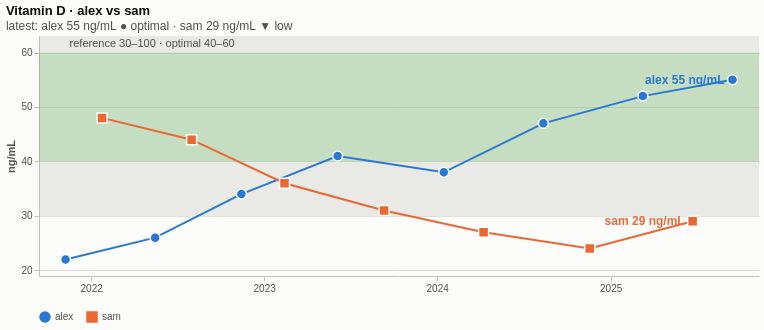

This figure's Vega-Lite source:
### Vega-Lite specification from a JSON file in a GitHub repository (floating-point values rounded to 4 significant figures)
{"$schema": "https://vega.github.io/schema/vega-lite/v6.json", "title": {"text": "Vitamin D · alex vs sam", "subtitle": "latest: alex 55 ng/mL ● optimal · sam 29 ng/mL ▼ low"}, "description": "One marker over time for several people, overlaid.", "config": {"background": "#fcfcfb", "view": {"stroke": null}, "axis": {"labelColor": "#52514e", "titleColor": "#52514e", "gridColor": "#e1e0d9", "domainColor": "#c3c2b7", "tickColor": "#c3c2b7"}, "legend": {"labelColor": "#52514e", "orient": "bottom", "direction": "horizontal"}, "title": {"color": "#0b0b0b", "subtitleColor": "#52514e", "anchor": "start"}}, "width": 720, "height": 240, "data": {"values": [{"person": "alex", "marker": "vitamin-d", "label": "Vitamin D", "unit": "ng/mL", "date": "2021-11-08", "value": 22, "ref_low": 30, "ref_high": 100, "opt_low": 40, "opt_high": 60, "flag": "low", "category": "vitamins", "status": "low", "glyph": "▼", "status_label": "▼ low", "value_label": "22 ng/mL", "value_text": "22", "out": 1, "y_lo": 18.96, "y_hi": 63.04, "ref_y": 30, "ref_y2": 63.04, "opt_y": 40, "opt_y2": 60, "ref_label": "reference 30–100", "opt_label": "optimal 40–60", "band_note": "reference 30–100 · optimal 40–60", "x_lo": "2021-09-13", "x_hi": "2025-11-10"}, {"person": "alex", "marker": "vitamin-d", "label": "Vitamin D", "unit": "ng/mL", "date": "2022-05-16", "value": 26, "ref_low": 30, "ref_high": 100, "opt_low": 40, "opt_high": 60, "flag": "low", "category": "vitamins", "status": "low", "glyph": "▼", "status_label": "▼ low", "value_label": "26 ng/mL", "value_text": "26", "out": 1, "y_lo": 18.96, "y_hi": 63.04, "ref_y": 30, "ref_y2": 63.04, "opt_y": 40, "opt_y2": 60, "ref_label": "reference 30–100", "opt_label": "optimal 40–60", "band_note": "reference 30–100 · optimal 40–60", "x_lo": "2021-09-13", "x_hi": "2025-11-10"}, {"person": "alex", "marker": "vitamin-d", "label": "Vitamin D", "unit": "ng/mL", "date": "2022-11-14", "value": 34, "ref_low": 30, "ref_high": 100, "opt_low": 40, "opt_high": 60, "flag": "normal", "category": "vitamins", "status": "suboptimal", "glyph": "◐", "status_label": "◐ suboptimal", "value_label": "34 ng/mL", "value_text": "34", "out": 0, "y_lo": 18.96, "y_hi": 63.04, "ref_y": 30, "ref_y2": 63.04, "opt_y": 40, "opt_y2": 60, "ref_label": "reference 30–100", "opt_label": "optimal 40–60", "band_note": "reference 30–100 · optimal 40–60", "x_lo": "2021-09-13", "x_hi": "2025-11-10"}, {"person": "alex", "marker": "vitamin-d", "label": "Vitamin D", "unit": "ng/mL", "date": "2023-06-05", "value": 41, "ref_low": 30, "ref_high": 100, "opt_low": 40, "opt_high": 60, "flag": "normal", "category": "vitamins", "status": "optimal", "glyph": "●", "status_label": "● optimal", "value_label": "41 ng/mL", "value_text": "41", "out": 0, "y_lo": 18.96, "y_hi": 63.04, "ref_y": 30, "ref_y2": 63.04, "opt_y": 40, "opt_y2": 60, "ref_label": "reference 30–100", "opt_label": "optimal 40–60", "band_note": "reference 30–100 · optimal 40–60", "x_lo": "2021-09-13", "x_hi": "2025-11-10"}, {"person": "alex", "marker": "vitamin-d", "label": "Vitamin D", "unit": "ng/mL", "date": "2024-01-15", "value": 38, "ref_low": 30, "ref_high": 100, "opt_low": 40, "opt_high": 60, "flag": "normal", "category": "vitamins", "status": "suboptimal", "glyph": "◐", "status_label": "◐ suboptimal", "value_label": "38 ng/mL", "value_text": "38", "out": 0, "y_lo": 18.96, "y_hi": 63.04, "ref_y": 30, "ref_y2": 63.04, "opt_y": 40, "opt_y2": 60, "ref_label": "reference 30–100", "opt_label": "optimal 40–60", "band_note": "reference 30–100 · optimal 40–60", "x_lo": "2021-09-13", "x_hi": "2025-11-10"}, {"person": "alex", "marker": "vitamin-d", "label": "Vitamin D", "unit": "ng/mL", "date": "2024-08-12", "value": 47, "ref_low": 30, "ref_high": 100, "opt_low": 40, "opt_high": 60, "flag": "normal", "category": "vitamins", "status": "optimal", "glyph": "●", "status_label": "● optimal", "value_label": "47 ng/mL", "value_text": "47", "out": 0, "y_lo": 18.96, "y_hi": 63.04, "ref_y": 30, "ref_y2": 63.04, "opt_y": 40, "opt_y2": 60, "ref_label": "reference 30–100", "opt_label": "optimal 40–60", "band_note": "reference 30–100 · optimal 40–60", "x_lo": "2021-09-13", "x_hi": "2025-11-10"}, {"person": "alex", "marker": "vitamin-d", "label": "Vitamin D", "unit": "ng/mL", "date": "2025-03-10", "value": 52, "ref_low": 30, "ref_high": 100, "opt_low": 40, "opt_high": 60, "flag": "normal", "category": "vitamins", "status": "optimal", "glyph": "●", "status_label": "● optimal", "value_label": "52 ng/mL", "value_text": "52", "out": 0, "y_lo": 18.96, "y_hi": 63.04, "ref_y": 30, "ref_y2": 63.04, "opt_y": 40, "opt_y2": 60, "ref_label": "reference 30–100", "opt_label": "optimal 40–60", "band_note": "reference 30–100 · optimal 40–60", "x_lo": "2021-09-13", "x_hi": "2025-11-10"}, {"person": "alex", "marker": "vitamin-d", "label": "Vitamin D", "unit": "ng/mL", "date": "2025-09-15", "value": 55, "ref_low": 30, "ref_high": 100, "opt_low": 40, "opt_high": 60, "flag": "normal", "category": "vitamins", "status": "optimal", "glyph": "●", "status_label": "● optimal", "value_label": "55 ng/mL", "value_text": "55", "out": 0, "y_lo": 18.96, "y_hi": 63.04, "ref_y": 30, "ref_y2": 63.04, "opt_y": 40, "opt_y2": 60, "ref_label": "reference 30–100", "opt_label": "optimal 40–60", "band_note": "reference 30–100 · optimal 40–60", "x_lo": "2021-09-13", "x_hi": "2025-11-10"}, {"person": "sam", "marker": "vitamin-d", "label": "Vitamin D", "unit": "ng/mL", "date": "2022-01-24", "value": 48, "ref_low": 30, "ref_high": 100, "opt_low": 40, "opt_high": 60, "flag": "normal", "category": "vitamins", "status": "optimal", "glyph": "●", "status_label": "● optimal", "value_label": "48 ng/mL", "value_text": "48", "out": 0, "y_lo": 18.96, "y_hi": 63.04, "ref_y": 30, "ref_y2": 63.04, "opt_y": 40, "opt_y2": 60, "ref_label": "reference 30–100", "opt_label": "optimal 40–60", "band_note": "reference 30–100 · optimal 40–60", "x_lo": "2021-09-13", "x_hi": "2025-11-10"}, {"person": "sam", "marker": "vitamin-d", "label": "Vitamin D", "unit": "ng/mL", "date": "2022-08-01", "value": 44, "ref_low": 30, "ref_high": 100, "opt_low": 40, "opt_high": 60, "flag": "normal", "category": "vitamins", "status": "optimal", "glyph": "●", "status_label": "● optimal", "value_label": "44 ng/mL", "value_text": "44", "out": 0, "y_lo": 18.96, "y_hi": 63.04, "ref_y": 30, "ref_y2": 63.04, "opt_y": 40, "opt_y2": 60, "ref_label": "reference 30–100", "opt_label": "optimal 40–60", "band_note": "reference 30–100 · optimal 40–60", "x_lo": "2021-09-13", "x_hi": "2025-11-10"}, {"person": "sam", "marker": "vitamin-d", "label": "Vitamin D", "unit": "ng/mL", "date": "2023-02-13", "value": 36, "ref_low": 30, "ref_high": 100, "opt_low": 40, "opt_high": 60, "flag": "normal", "category": "vitamins", "status": "suboptimal", "glyph": "◐", "status_label": "◐ suboptimal", "value_label": "36 ng/mL", "value_text": "36", "out": 0, "y_lo": 18.96, "y_hi": 63.04, "ref_y": 30, "ref_y2": 63.04, "opt_y": 40, "opt_y2": 60, "ref_label": "reference 30–100", "opt_label": "optimal 40–60", "band_note": "reference 30–100 · optimal 40–60", "x_lo": "2021-09-13", "x_hi": "2025-11-10"}, {"person": "sam", "marker": "vitamin-d", "label": "Vitamin D", "unit": "ng/mL", "date": "2023-09-11", "value": 31, "ref_low": 30, "ref_high": 100, "opt_low": 40, "opt_high": 60, "flag": "normal", "category": "vitamins", "status": "suboptimal", "glyph": "◐", "status_label": "◐ suboptimal", "value_label": "31 ng/mL", "value_text": "31", "out": 0, "y_lo": 18.96, "y_hi": 63.04, "ref_y": 30, "ref_y2": 63.04, "opt_y": 40, "opt_y2": 60, "ref_label": "reference 30–100", "opt_label": "optimal 40–60", "band_note": "reference 30–100 · optimal 40–60", "x_lo": "2021-09-13", "x_hi": "2025-11-10"}, {"person": "sam", "marker": "vitamin-d", "label": "Vitamin D", "unit": "ng/mL", "date": "2024-04-08", "value": 27, "ref_low": 30, "ref_high": 100, "opt_low": 40, "opt_high": 60, "flag": "low", "category": "vitamins", "status": "low", "glyph": "▼", "status_label": "▼ low", "value_label": "27 ng/mL", "value_text": "27", "out": 1, "y_lo": 18.96, "y_hi": 63.04, "ref_y": 30, "ref_y2": 63.04, "opt_y": 40, "opt_y2": 60, "ref_label": "reference 30–100", "opt_label": "optimal 40–60", "band_note": "reference 30–100 · optimal 40–60", "x_lo": "2021-09-13", "x_hi": "2025-11-10"}, {"person": "sam", "marker": "vitamin-d", "label": "Vitamin D", "unit": "ng/mL", "date": "2024-11-18", "value": 24, "ref_low": 30, "ref_high": 100, "opt_low": 40, "opt_high": 60, "flag": "low", "category": "vitamins", "status": "low", "glyph": "▼", "status_label": "▼ low", "value_label": "24 ng/mL", "value_text": "24", "out": 1, "y_lo": 18.96, "y_hi": 63.04, "ref_y": 30, "ref_y2": 63.04, "opt_y": 40, "opt_y2": 60, "ref_label": "reference 30–100", "opt_label": "optimal 40–60", "band_note": "reference 30–100 · optimal 40–60", "x_lo": "2021-09-13", "x_hi": "2025-11-10"}, {"person": "sam", "marker": "vitamin-d", "label": "Vitamin D", "unit": "ng/mL", "date": "2025-06-23", "value": 29, "ref_low": 30, "ref_high": 100, "opt_low": 40, "opt_high": 60, "flag": "low", "category": "vitamins", "status": "low", "glyph": "▼", "status_label": "▼ low", "value_label": "29 ng/mL", "value_text": "29", "out": 1, "y_lo": 18.96, "y_hi": 63.04, "ref_y": 30, "ref_y2": 63.04, "opt_y": 40, "opt_y2": 60, "ref_label": "reference 30–100", "opt_label": "optimal 40–60", "band_note": "reference 30–100 · optimal 40–60", "x_lo": "2021-09-13", "x_hi": "2025-11-10"}]}, "transform": [{"window": [{"op": "row_number", "as": "rn"}], "sort": [{"field": "date", "order": "descending"}], "groupby": ["marker", "person"]}, {"calculate": "datum.rn == 1 ? 1 : 0", "as": "latest"}], "layer": [{"name": "frame", "transform": [{"aggregate": [{"op": "min", "field": "x_lo", "as": "x0"}, {"op": "max", "field": "x_hi", "as": "x1"}, {"op": "min", "field": "y_lo", "as": "y0"}, {"op": "max", "field": "y_hi", "as": "y1"}]}], "mark": {"type": "rect", "opacity": 0}, "encoding": {"x": {"field": "x0", "type": "temporal"}, "x2": {"field": "x1"}, "y": {"field": "y0", "type": "quantitative", "scale": {"zero": false, "nice": false}}, "y2": {"field": "y1"}}}, {"name": "ref-band", "transform": [{"filter": "isValid(datum.ref_y) && isValid(datum.ref_y2)"}, {"aggregate": [{"op": "min", "field": "ref_y", "as": "band_y"}, {"op": "max", "field": "ref_y2", "as": "band_y2"}], "groupby": ["ref_label"]}], "mark": {"type": "rect", "opacity": 0.28, "color": "#b8b7ad"}, "encoding": {"y": {"field": "band_y", "type": "quantitative", "scale": {"zero": false, "nice": false}}, "y2": {"field": "band_y2"}, "tooltip": [{"field": "ref_label", "title": "range"}]}}, {"name": "opt-band", "transform": [{"filter": "isValid(datum.opt_y) && isValid(datum.opt_y2)"}, {"aggregate": [{"op": "min", "field": "opt_y", "as": "band_y"}, {"op": "max", "field": "opt_y2", "as": "band_y2"}], "groupby": ["opt_label"]}], "mark": {"type": "rect", "opacity": 0.16, "color": "#0ca30c"}, "encoding": {"y": {"field": "band_y", "type": "quantitative", "scale": {"zero": false, "nice": false}}, "y2": {"field": "band_y2"}, "tooltip": [{"field": "opt_label", "title": "range"}]}}, {"name": "band-note", "transform": [{"aggregate": [{"op": "min", "field": "date", "as": "note_x"}, {"op": "max", "field": "y_hi", "as": "note_y"}], "groupby": ["band_note"]}, {"filter": "datum.band_note != ''"}], "mark": {"type": "text", "align": "left", "baseline": "top", "dx": 4, "dy": 2, "fontSize": 11, "color": "#52514e"}, "encoding": {"x": {"field": "note_x", "type": "temporal"}, "y": {"field": "note_y", "type": "quantitative", "scale": {"zero": false, "nice": false}}, "text": {"field": "band_note"}}}, {"name": "series", "mark": {"type": "line", "strokeWidth": 2}, "encoding": {"x": {"field": "date", "type": "temporal", "title": null, "axis": {"format": "%Y", "tickCount": 6, "grid": false}}, "y": {"field": "value", "type": "quantitative", "title": "ng/mL", "scale": {"zero": false, "nice": false}}, "color": {"field": "person", "type": "nominal", "scale": {"domain": ["alex", "sam"], "range": ["#2a78d6", "#eb6834"]}, "legend": {"title": null}}}}, {"name": "draws", "mark": {"type": "point", "filled": true, "size": 100, "opacity": 1, "stroke": "#fcfcfb", "strokeWidth": 1.5}, "encoding": {"x": {"field": "date", "type": "temporal", "title": null, "axis": {"format": "%Y", "tickCount": 6, "grid": false}}, "y": {"field": "value", "type": "quantitative", "scale": {"zero": false, "nice": false}}, "color": {"field": "person", "type": "nominal", "scale": {"domain": ["alex", "sam"], "range": ["#2a78d6", "#eb6834"]}, "legend": {"title": null}}, "shape": {"field": "person", "type": "nominal", "scale": {"domain": ["alex", "sam"], "range": ["circle", "square"]}, "legend": {"title": null}}, "tooltip": [{"field": "person", "title": "person"}, {"field": "date", "type": "temporal", "format": "%Y-%m-%d"}, {"field": "value_label", "title": "value"}, {"field": "status_label", "title": "status"}]}}, {"name": "latest", "transform": [{"filter": "datum.latest == 1"}, {"calculate": "datum.person + ' ' + datum.value_label", "as": "latest_text"}], "mark": {"type": "text", "align": "right", "baseline": "middle", "dx": -8, "fontSize": 12, "fontWeight": "bold"}, "encoding": {"x": {"field": "date", "type": "temporal", "title": null, "axis": {"format": "%Y", "tickCount": 6, "grid": false}}, "y": {"field": "value", "type": "quantitative", "scale": {"zero": false, "nice": false}}, "text": {"field": "latest_text"}, "color": {"field": "person", "type": "nominal", "scale": {"domain": ["alex", "sam"], "range": ["#2a78d6", "#eb6834"]}, "legend": {"title": null}}}}]}
